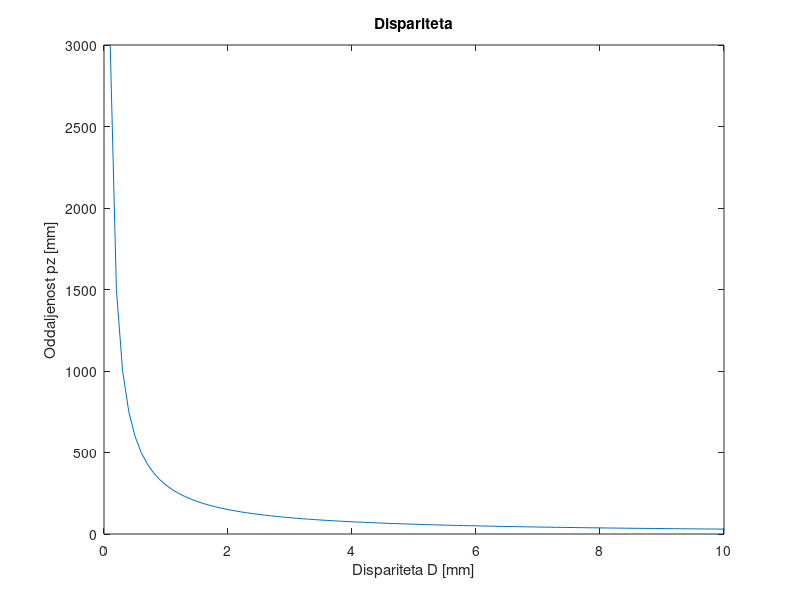

Write MATLAB code to recreate this figure.
% 

f = 2.5;
T = 120;

pz = (0.1:0.1:10);

D = (f * T)./pz;
figure(1); clf;
plot(pz, D);
ylabel('Oddaljenost pz [mm]');
xlabel('Dispariteta D [mm]');
title('Dispariteta');
